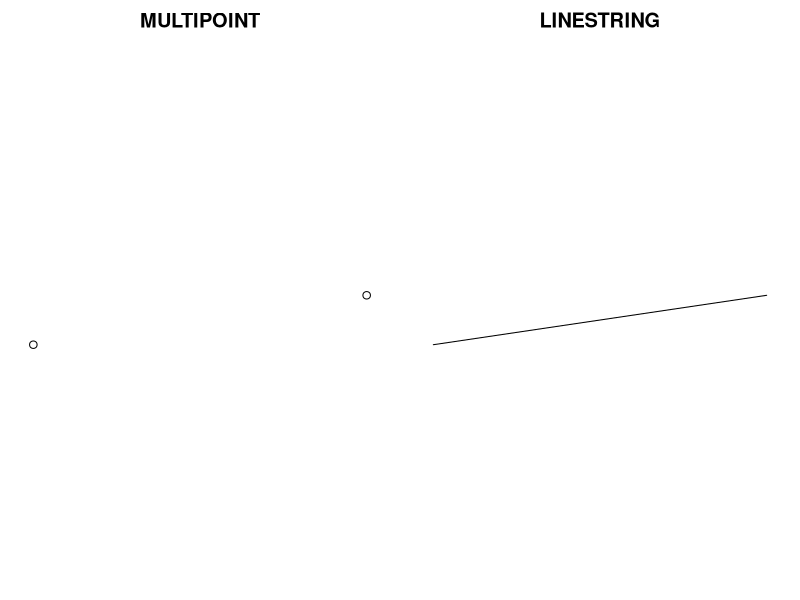

This chart was generated by the following R code:
## ---- chunk 1
#| label: load-sf
#| message: true
library(sf)
## ---- chunk 2
#| label: POINTS-sfg
# Create an sfg object with coordinates of Los Angeles and Amsterdam
la_sfg <- st_point(c(-118.2615805, 34.1168926))
amsterdam_sfg <- st_point(c(4.8979755, 52.3745403))
## ---- chunk 3
#| label: print-POINT-sfg
# Print sfg POINT objects
la_sfg
amsterdam_sfg
## ---- chunk 4
#| label: str-POINT-sfg
# Structure of a sfg POINT object
str(la_sfg)
## ---- chunk 5
#| label: coordinates-POINT-sfg
# Coordinates of a sfg object
st_coordinates(la_sfg)
## ---- chunk 6
#| label: multipoint-linestring
# Matrix of points
rbind(c(-118.2615805, 34.1168926), c(4.8979755, 52.3745403))

# Create MULTIPOINT and LINESTRING sfg objects through matrix of points
multipoint_sfg <- st_multipoint(rbind(c(-118.2615805, 34.1168926), c(4.8979755, 52.3745403)))
linestring_sfg <- st_linestring(rbind(c(-118.2615805, 34.1168926), c(4.8979755, 52.3745403)))

# Print objects
multipoint_sfg
linestring_sfg
## ---- chunk 7
#| label: multipoint-linestring-plot
par(mar = c(0, 1, 2, 1),
    mfrow = c(1, 2))
plot(multipoint_sfg, main = "MULTIPOINT")
plot(linestring_sfg, main = "LINESTRING")
## ---- chunk 8
#| label: sfg-distance
# Distance on sfg objects does not have real-world meaning
st_distance(la_sfg, amsterdam_sfg)

# st_distance and stats::dist the same for sfg objects
dist(rbind(c(-118.2615805, 34.1168926), c(4.8979755, 52.3745403)))
## ---- chunk 9
#| label: multipoint-sfc
# Create sfc object with default crs
st_sfc(multipoint_sfg)
## ---- chunk 10
#| label: points-sfc
# Create sfc object with multiple sfg objects
points_sfc <- st_sfc(la_sfg, amsterdam_sfg, crs = 4326)
points_sfc
## ---- chunk 11
#| label: sfc-attributes
# Attributes of sfc object
attributes(points_sfc)
## ---- chunk 12
#| label: sfc-crs
# crs attribute is of class crs
class(st_crs(points_sfc))

# Access crs attribute of sfc object
st_crs(points_sfc)
## ---- chunk 13
#| label: sfc-distance
# Geographic distance with sfc object
st_distance(points_sfc)
## ---- chunk 14
#| label: data
# Create a data frame of attributes for the two points
data <- data.frame(name = c("Los Angeles", "Amsterdam"),
                   language = c("English", "Dutch"),
                   weather = c("sunny", "rainy/cold"))
## ---- chunk 15
#| label: sf-two-ways
# Create data frame with list column then make sf object
st_sf(cbind(data, points_sfc))

# Make sf object from separate data frame and sfc objects
st_sf(data, geometry = points_sfc)
## ---- chunk 16
#| label: points-sf
# Create sf object by combining data frame with sfc object and name sfc column geometry
points_sf <- st_sf(data, geometry = points_sfc)

# Class of new sf object
class(points_sf)
## ---- chunk 17
#| label: sfc-geometry
# Geometry of points_sf is equivalent to points_sfc
identical(st_geometry(points_sf), points_sfc)
## ---- chunk 18
#| label: stickiness-of-geometry
# Stickiness of geometry column
dplyr::select(points_sf, name)
## ---- chunk 19
#| label: remove-geometry
# Return sf object to a data frame by setting geometry to NULL
st_set_geometry(points_sf, NULL)

# Class
class(st_set_geometry(points_sf, NULL))
